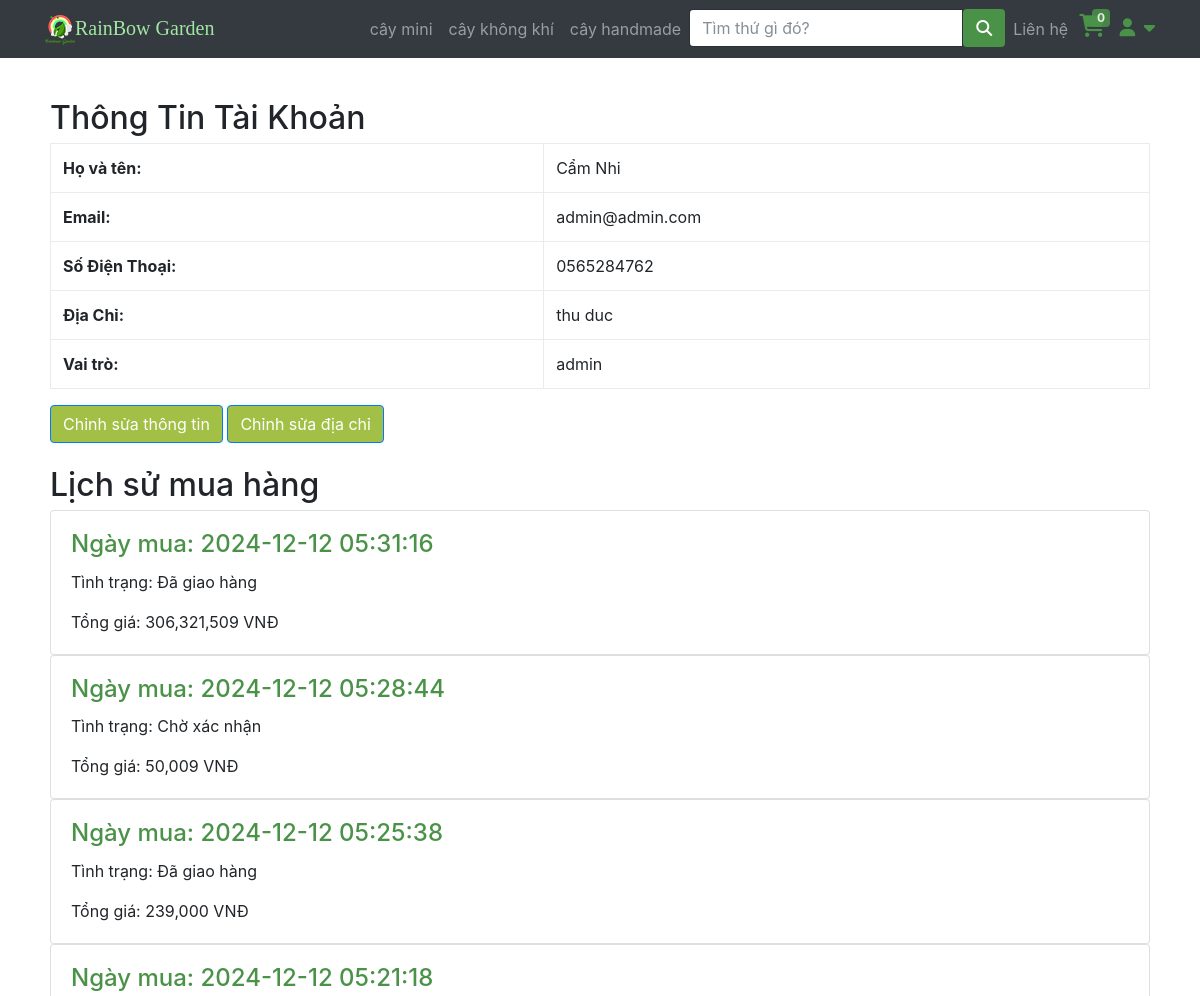
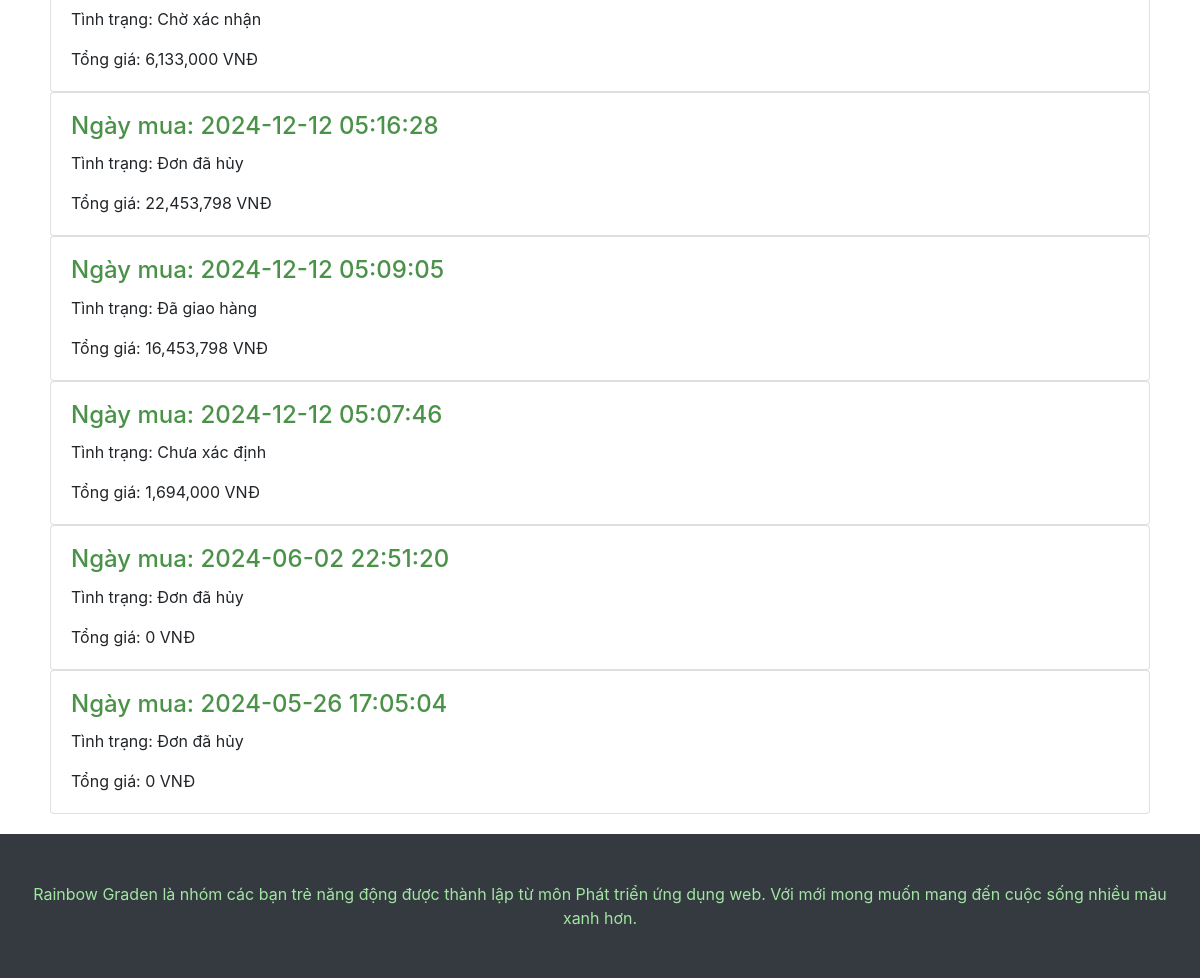
Page /profile.php (signed in) on the earlier database version (2 pictures, top to bottom).
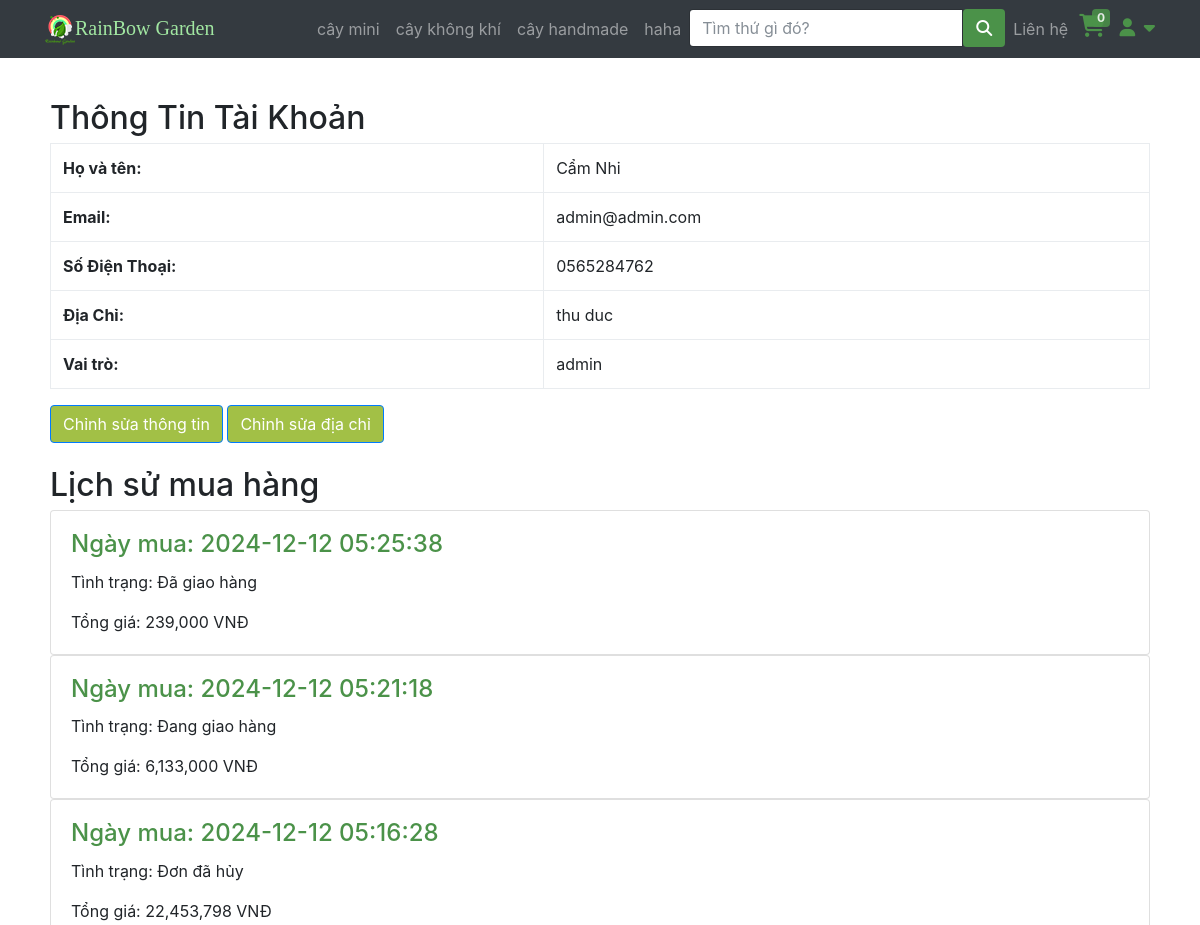
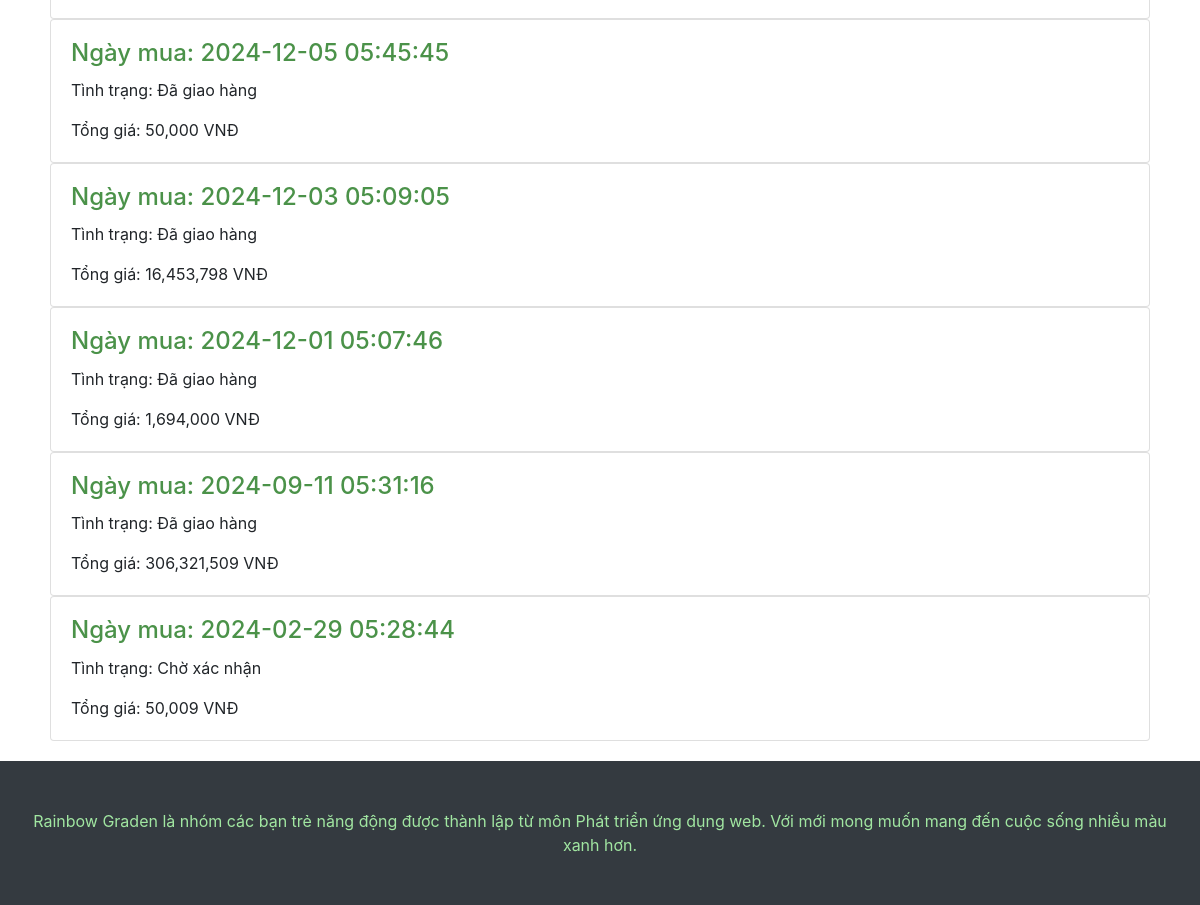
Same page on the later database version (2 pictures, top to bottom).
### tables this page shows
CREATE TABLE IF NOT EXISTS `category` (
  `id` int NOT NULL AUTO_INCREMENT,
  `name` varchar(200) DEFAULT NULL,
  `image` varchar(200) NOT NULL,
  PRIMARY KEY (`id`)
);

CREATE TABLE IF NOT EXISTS `order` (
  `id` int NOT NULL AUTO_INCREMENT,
  `createdate` datetime DEFAULT NULL,
  `custom_id` int DEFAULT NULL,
  `fullname` varchar(200) DEFAULT NULL,
  `phone` varchar(20) NOT NULL,
  `sttOrder` int DEFAULT NULL,
  `address` varchar(255) NOT NULL,
  PRIMARY KEY (`id`),
  KEY `custom_id` (`custom_id`),
  KEY `sttOrder` (`sttOrder`)
);

CREATE TABLE IF NOT EXISTS `sttorder` (
  `sttID` int NOT NULL AUTO_INCREMENT,
  `sttName` varchar(70) DEFAULT NULL,
  PRIMARY KEY (`sttID`)
);

### php/connectDB.php (called while the page is built, shortened)
<?php
class DataAccessHelper
{
	static $connection;
	public function connect()
	{
		self::$connection = new mysqli(DB_HOST, DB_USER, DB_PASSWORD, DB_NAME, DB_PORT);
		self::$connection->set_charset(DB_CHARSET);
	}
	public function executeQuery($sql)
	{
		return self::$connection->query($sql);
	}
}

### php/model_account_info.php (called while the page is built, shortened)
<?php
class Account_info extends DataAccessHelper
{
    static function getAccountInfoActive($id)
    {
        $sql = self::$connection->prepare("SELECT * FROM account_info WHERE id_user = ? AND active = 1");
        $sql->bind_param("i", $id);
        $sql->execute();
        $result = $sql->get_result();
        $info = $result->fetch_assoc();
        return $info;
    }
}

### php/model_oder.php (called while the page is built, shortened)
<?php
class Orders extends DataAccessHelper
{
    static function getOrder_ByCustomerId($customerId)
    {
        $sql = self::$connection->prepare("SELECT * FROM `order` WHERE custom_id = ? ORDER BY createdate DESC ");
        $sql->bind_param('i', $customerId);
        $sql->execute();
        $items = $sql->get_result()->fetch_all(MYSQLI_ASSOC);
        return $items;
    }
}

### php/model_stt_order.php (called while the page is built, shortened)
<?php
class STTOrder extends DataAccessHelper
{
    static function getSTTOrderById($id)
    {
        $sql = self::$connection->prepare("SELECT * FROM sttorder where sttID = ?");
        $sql->bind_param('i', $id);
        $sql->execute();
        $result = $sql->get_result();
        $items = $result->fetch_assoc();
        return $items;
    }
}

### php/model_oderdetail.php (called while the page is built, shortened)
<?php
class OrderDetail extends DataAccessHelper
{
    static function getOrder_ByOrderId($orderId)
    {
        $sql = self::$connection->prepare("SELECT * FROM order_line WHERE id_order = ?");
        $sql->bind_param('i', $orderId);
        $sql->execute();
        $items = $sql->get_result()->fetch_all(MYSQLI_ASSOC);
        return $items;
    }
}

### profile.php (the view, shortened to what the changed rows need)
<?php
include 'header.php';
$id = $_SESSION['account'];
$sql = "SELECT * FROM account WHERE id = '$id'";
$result = $db->executeQuery($sql);
$user = mysqli_fetch_assoc($result);
$user_info = Account_info::getAccountInfoActive($id_user);
?>
<div class="container" style="padding: 20px;">
    <h2 class="mt-4">Thông Tin Tài Khoản</h2>
    <?php if ($user && $user_info): ?>
        <table class="table table-bordered">
            <tr>
                <th>Họ và tên:</th>
            </tr>
            <tr>
                <th>Email:</th>
            </tr>
            <tr>
                <th>Số Điện Thoại:</th>
            </tr>
            <tr>
                <th>Địa Chỉ:</th>
            </tr>
            <tr>
                <th>Vai trò:</th>
            </tr>
        </table>
    <?php endif; ?>
    <h2 class="mt-4">Lịch sử mua hàng</h2>
    <?php $order_form_user = Orders::getOrder_ByCustomerId($id_user);
    if ($order_form_user) {
        foreach ($order_form_user as $value) { ?>
            <?php $getOderDetail = OrderDetail::getOrder_ByOrderId($value['id']);
            $totalOrder = 0;
            foreach ($getOderDetail as $value_detail) {
                $totalDetail = $value_detail['price'] * $value_detail['quantity'];
                $totalOrder += $totalDetail;
            }
            $stt = STTOrder::getSTTOrderById($value['sttOrder']); ?>
            <div class="card">
                <div class="card-body">
                    <h4 class="card-title"><a href="hoadon.php?id=<?php echo $value['id'] ?>">Ngày mua: <?php echo $value['createdate'] ?></a></h4>
                    <p><span>Tình trạng: </span><?php echo isset($stt['sttName']) ? $stt['sttName'] : "Chưa xác định"; ?></p>
                    <p class="card-text">Tổng giá: <?php echo number_format($totalOrder) ?> <span>VNĐ</span></p>
                </div>
            </div>
    <?php }
    } ?>
</div>
<?php
include 'footer.php';

### header.php (shortened to what the changed rows need)
<?php
include "php/connectDB.php";
include "php/model_oder.php";
include "php/model_oderdetail.php";
include 'php/model_account_info.php';
include 'php/model_stt_order.php';
$db = new DataAccessHelper;
$db->connect();
?>
<!DOCTYPE html>
<html lang="en">
<head>
    <link href="vendor/bootstrap/css/bootstrap.min.css" rel="stylesheet">
    <link href="css/modern-business.css" rel="stylesheet">
    <link href="css/icon-fonts.min.css" rel="stylesheet">
    <link href="css/settings.css" rel="stylesheet">
    <link href="css/grid-and-effects.css" rel="stylesheet">
    <link href="css/custom.css" rel="stylesheet">
    <link href="css/styles.css" rel="stylesheet">
    <link rel="stylesheet" href="https://cdnjs.cloudflare.com/ajax/libs/font-awesome/6.7.1/css/all.min.css">
</head>
<body>
    <nav class="navbar fixed-top navbar-expand-lg navbar-dark bg-dark fixed-top">
        <div class="container">
            <div class="collapse navbar-collapse" id="navbarResponsive">
                <ul class="navbar-nav ml-auto">
                    <?php
                    $query = $db->executeQuery("SELECT * FROM category");
                    $result = mysqli_fetch_all($query, MYSQLI_ASSOC);
                    ?>
                    <?php foreach ($result as $value) : ?>
                        <li class="nav-item">
                            <a class="nav-link" href="loaicay?category=<?php echo $value['id'] ?>"><?php echo $value['name'] ?></a>
                        </li>
                    <?php endforeach; ?>
                            <?php
                            if (isset($_SESSION['account'])) {
                                $id_user = $_SESSION['account']
                            ?>
                            <?php
                            } ?>
                </ul>
            </div>
        </div>
    </nav>

Differences in the rows shown:
removed order: createdate "2024-06-02 22:51:20", sttOrder.sttName "Đơn đã hủy", totalOrder "0"
removed order: createdate "2024-05-26 17:05:04", sttOrder.sttName "Đơn đã hủy", totalOrder "0"
added category: name "haha"
changed order: sttOrder.sttName "Chờ xác nhận" → "Đang giao hàng"
added order: createdate "2024-12-05 05:45:45", sttOrder.sttName "Đã giao hàng", totalOrder "50,000"
changed order (number 5 of 8 on the later page): createdate "2024-12-12 05:09:05" → "2024-12-03 05:09:05"
changed order (number 6 of 8 on the later page): createdate "2024-12-12 05:07:46" → "2024-12-01 05:07:46"; sttOrder.sttName (not shown) → "Đã giao hàng"; no longer shows "Chưa xác định"
changed order (number 7 of 8 on the later page): createdate "2024-12-12 05:31:16" → "2024-09-11 05:31:16"; moves down the list
changed order "Chờ xác nhận": createdate "2024-12-12 05:28:44" → "2024-02-29 05:28:44"; moves down the list
